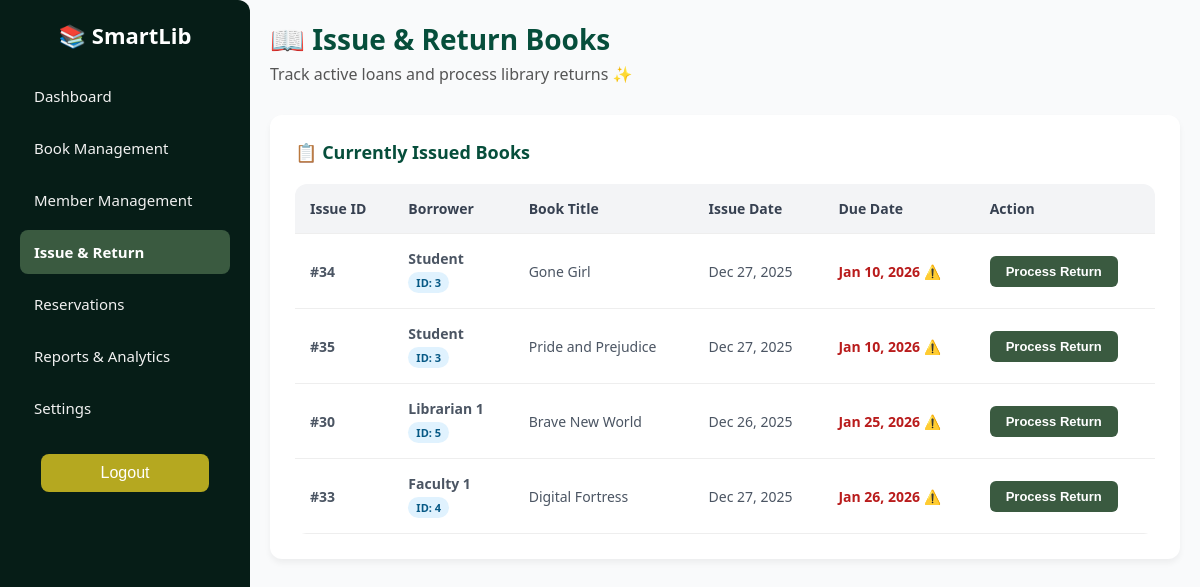
/librarian/issue-return.php (signed in), run on the app's committed database.
### tables this page shows
CREATE TABLE `issued_books` (
  `issue_id` int(11) NOT NULL,
  `member_id` int(11) NOT NULL,
  `book_id` int(11) NOT NULL,
  `issue_date` date DEFAULT NULL,
  `due_date` date DEFAULT NULL,
  `return_date` date DEFAULT NULL,
  `status` enum('issued','returned','overdue','requested') DEFAULT 'issued'
);

CREATE TABLE `members` (
  `member_id` int(11) NOT NULL,
  `name` varchar(255) NOT NULL,
  `email` varchar(255) NOT NULL,
  `phone` varchar(100) DEFAULT NULL,
  `address` text DEFAULT NULL,
  `role` varchar(100) NOT NULL,
  `password` varchar(255) NOT NULL,
  `registration_date` varchar(100) NOT NULL
);

CREATE TABLE `books` (
  `book_id` int(11) NOT NULL,
  `title` varchar(255) NOT NULL,
  `author` varchar(255) DEFAULT NULL,
  `category` varchar(255) DEFAULT NULL,
  `isbn` varchar(100) DEFAULT NULL,
  `publisher` varchar(255) DEFAULT NULL,
  `year_published` int(11) DEFAULT NULL,
  `copies_available` int(11) DEFAULT NULL,
  `status` enum('available','borrowed','requested') DEFAULT 'available'
);

### librarian/issue-return.php (the view, shortened to what this page needs)
<?php
require_once '../SmartLib.php';
$query = "SELECT
            ib.issue_id,
            ib.member_id,
            m.name AS member_name,
            b.title AS book_title,
            ib.issue_date,
            ib.due_date
          FROM issued_books ib
          JOIN members m ON ib.member_id = m.member_id
          JOIN books b ON ib.book_id = b.book_id
          WHERE ib.status = 'issued'
          ORDER BY ib.due_date ASC";
$issued = $conn->query($query);
?>
<!DOCTYPE html>
<html lang="en">
<head>
  <link rel="stylesheet" href="../assets/styles/theme.css">
  <link rel="stylesheet" href="../assets/styles/layout.css">
</head>
<body>
  <?php include '../partials/sidebar.php'; ?>
  <div class="main-content">
    <div class="content-header">
      <h1>📖 Issue & Return Books</h1>
      <p>Track active loans and process library returns ✨</p>
    </div>
    <div class="action-section">
      <h2>📋 Currently Issued Books</h2>
      <table>
        <thead>
          <tr>
            <th>Issue ID</th>
            <th>Borrower</th>
            <th>Book Title</th>
            <th>Issue Date</th>
            <th>Due Date</th>
            <th>Action</th>
          </tr>
        </thead>
        <tbody>
          <?php if ($issued && $issued->num_rows > 0): ?>
            <?php while ($row = $issued->fetch_assoc()):
              $isOverdue = (strtotime($row['due_date']) < time());
              ?>
              <tr>
                <td><strong>#<?= $row['issue_id'] ?></strong></td>
                <td>
                  <strong><?= htmlspecialchars($row['member_name']) ?></strong><br>
                  <span class="member-tag">ID: <?= $row['member_id'] ?></span>
                </td>
                <td><?= htmlspecialchars($row['book_title']) ?></td>
                <td><?= date("M d, Y", strtotime($row['issue_date'])) ?></td>
                <td class="<?= $isOverdue ? 'overdue' : '' ?>">
                  <?= date("M d, Y", strtotime($row['due_date'])) ?>     <?= $isOverdue ? '⚠️' : '' ?>
                </td>
                <td>
                  <a href="?return=<?= $row['issue_id'] ?>" onclick="return confirm('Confirm return for this book?')">
                    <button class="return-btn">Process Return</button>
                  </a>
                </td>
              </tr>
            <?php endwhile; ?>
          <?php endif; ?>
        </tbody>
      </table>
    </div>
  </div>
</body>
</html>

### assets/styles/theme.css (style rules this page uses)
:root { --green-950: #03110d; --green-900: #061d17; --green-800: #083326; --green-700: #064e3b; --green-600: #1f5134; --green-500: #2f6b4a; --green-400: #3a5a40; --green-300: #7fbf9f; --green-200: #bfe3d1; --green-100: #e7f5ef; --accent: #10b981; --danger: #c0392b; --warning: #b5a820; --text: #333333; --muted: #555555; --bg: #f9fafb; --white: #ffffff; --shadow: 0 4px 12px rgba(0, 0, 0, 0.12); --soft-shadow: 0 6px 18px rgba(0, 0, 0, 0.14); --radius: 12px; }
* { margin: 0; padding: 0; box-sizing: border-box; }
html, body { height: 100%; font-family: "Segoe UI", Arial, sans-serif; color: var(--text); background: var(--bg); }

### assets/styles/layout.css (style rules this page uses)
.main-content { margin-left: 250px; padding: 20px; width: calc(100% - 250px); }

### librarian/issue-return.php (style rules this page uses)
.content-header { margin-bottom: 30px; }
.content-header h1 { font-size: 28px; color: #064e3b; font-weight: 700; margin-bottom: 5px; }
.content-header p { color: #555; font-size: 16px; }
.action-section { background: #fff; border-radius: 12px; padding: 25px; margin-bottom: 25px; box-shadow: 0 4px 6px rgba(0, 0, 0, 0.05); }
.action-section h2 { color: #064e3b; font-size: 18px; margin-bottom: 20px; }
table { width: 100%; border-collapse: collapse; background: #fff; border-radius: 12px; overflow: hidden; }
th { background: #f3f4f6; color: #374151; padding: 15px; text-align: left; font-size: 14px; font-weight: 600; border-bottom: 1px solid #eee; }
td { padding: 15px; border-bottom: 1px solid #eee; font-size: 14px; color: #4b5563; vertical-align: middle; }
.return-btn { background: #3a5a40; color: white; border: none; padding: 8px 16px; border-radius: 6px; cursor: pointer; font-weight: 600; font-size: 13px; transition: 0.3s; }
.overdue { color: #b91c1c; font-weight: 700; }
.member-tag { font-size: 11px; color: #075985; background: #e0f2fe; padding: 3px 8px; border-radius: 20px; font-weight: bold; text-transform: uppercase; display: inline-block; margin-top: 4px; }

### data on the page
issued_books: issue_id "34", member.name "Student", member "3", book.title "Gone Girl", issue_date "Dec 27, 2025", due_date "Jan 10, 2026"
issued_books: issue_id "35", member.name "Student", member "3", book.title "Pride and Prejudice", issue_date "Dec 27, 2025", due_date "Jan 10, 2026"
issued_books: issue_id "30", member.name "Librarian 1", member "5", book.title "Brave New World", issue_date "Dec 26, 2025", due_date "Jan 25, 2026"
issued_books: issue_id "33", member.name "Faculty 1", member "4", book.title "Digital Fortress", issue_date "Dec 27, 2025", due_date "Jan 26, 2026"
